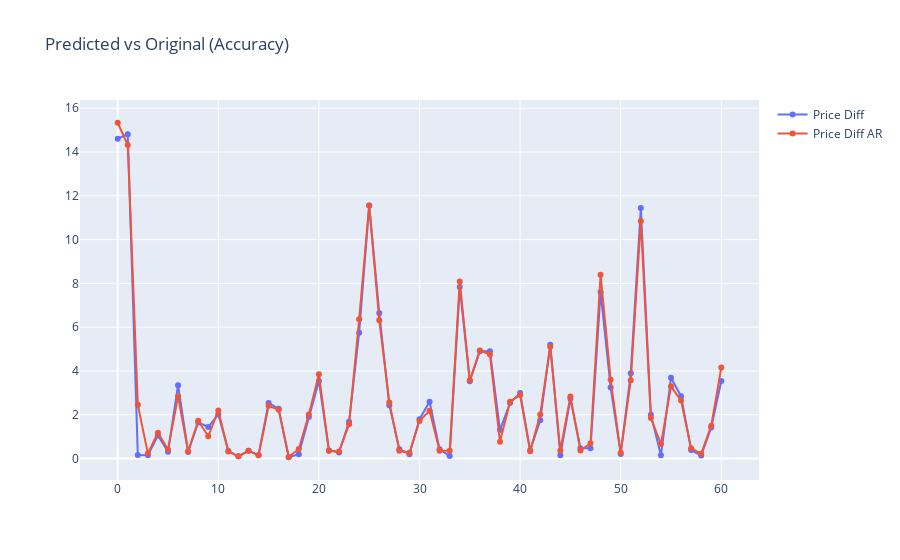

The cell this chart's notebook holds for it:
### Code cell
# Predicting the values and Plotting an Accuracy curve

Y_pred = rfr.predict(X_test)
X_test['Selling_Price'] = Y_pred
X_test['Price_Diff_ar'] = X_test['Present_Price'] - X_test['Selling_Price']

# Line Plot
fig = go.Figure()
fig.add_trace(go.Scatter(y = X_test.Price_Diff, mode = 'lines+markers', name = 'Price Diff'))
fig.add_trace(go.Scatter(y = X_test.Price_Diff_ar, mode = 'lines+markers', name = 'Price Diff AR'))
fig.update_layout(title = 'Predicted vs Original (Accuracy)')
fig.show()

### Figure 1 — Plotly figure (JSON) as saved in the notebook; plotly's stock layout.template omitted (floating-point values rounded to 4 significant figures)
{"data": [{"mode": "lines+markers", "name": "Price Diff", "type": "scatter", "y": [14.61, 14.81, 0.16, 0.15, 1.05, 0.31, 3.35, 0.3, 1.65, 1.44, 2.02, 0.34, 0.1, 0.36, 0.16, 2.54, 2.27, 0.06, 0.2, 1.9, 3.54, 0.37, 0.28, 1.68, 5.75, 11.56, 6.65, 2.44, 0.43, 0.2, 1.8, 2.6, 0.42, 0.12, 7.84, 3.53, 4.9, 4.9, 1.3, 2.54, 3, 0.376, 1.75, 5.2, 0.15, 2.73, 0.47, 0.47, 7.61, 3.25, 0.21, 3.9, 11.44, 2, 0.15, 3.69, 2.85, 0.39, 0.14, 1.42, 3.54]}, {"mode": "lines+markers", "name": "Price Diff AR", "type": "scatter", "y": [15.34, 14.32, 2.453, 0.2293, 1.181, 0.4096, 2.839, 0.3335, 1.728, 1.016, 2.195, 0.3189, 0.1012, 0.3545, 0.1465, 2.409, 2.23, 0.0728, 0.4385, 2.013, 3.85, 0.3565, 0.3218, 1.57, 6.357, 11.56, 6.317, 2.563, 0.3538, 0.2643, 1.719, 2.185, 0.3612, 0.3622, 8.083, 3.576, 4.94, 4.75, 0.769, 2.599, 2.902, 0.3288, 2.015, 5.106, 0.359, 2.834, 0.3655, 0.702, 8.4, 3.604, 0.2599, 3.577, 10.85, 1.85, 0.6605, 3.297, 2.649, 0.4729, 0.2143, 1.503, 4.157]}], "layout": {"title": {"text": "Predicted vs Original (Accuracy)"}}}
